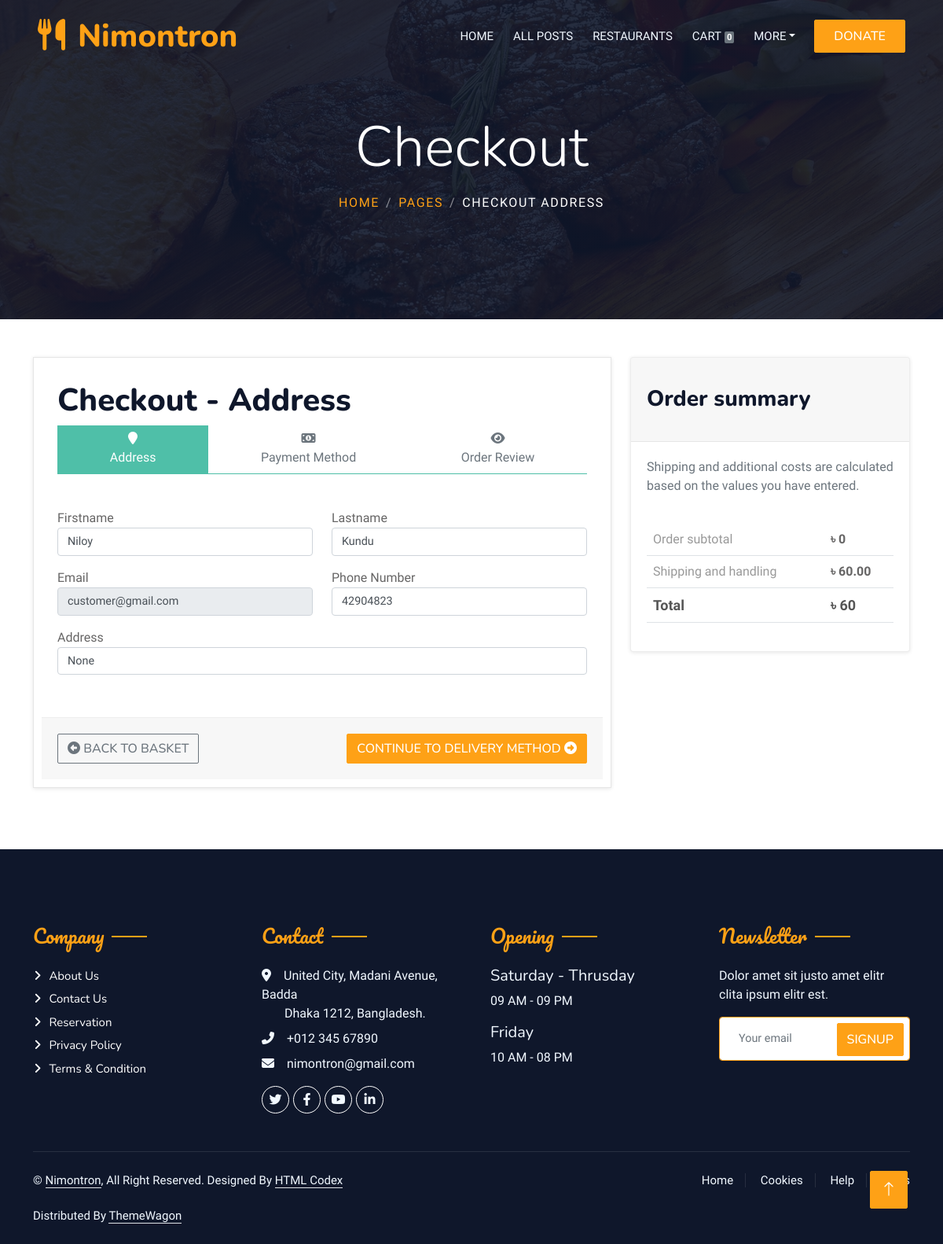
The app's page /customer_checkout_address (signed in) with its own data.
### customers/models.py (models this page shows, shortened)
class Customer(models.Model):
    user = models.ForeignKey(User, on_delete=models.CASCADE)
    contact_no = models.CharField(max_length=15, null=True)
    image = models.FileField(null=True)
    address = models.CharField(max_length=100, null=True)
    gender = models.CharField(max_length=10, null=True)
    type = models.CharField(max_length=15, null=True)

### customers/views.py (the view)
# urls.py: path('customer_checkout_address', views.customer_checkout_address, name='customer_checkout_address'),
def customer_checkout_address(request):
    if not request.user.is_authenticated:
        return redirect('customer:login_as')
    temp['title'] = 'Checkout'
    temp['sub_title'] = 'checkout address'
    customer = Customer.objects.filter(user=request.user)
    cart_items = Cart.objects.filter(user=request.user)
    temp['customer'] = customer
    temp['cart'] = navCart(request)
    price = 0
    for i in cart_items:
        price = price + i.total_sub_price
    temp['price'] = price
    temp['total_price'] = 60 + price
    return render(request, 'customers/customer_checkout_address.html', temp)

### customers/views.py (called while the page is built)
def navCart(request):
    user=request.user
    cart = Cart.objects.filter(user=user).count()
    return cart

### customers/templates/customers/customer_checkout_address.html (shortened to what this page needs)
{% include 'customers/customer_header.html' %}
{% load static %}
<link rel="stylesheet" href="{% static 'customers/css/style.default.css' %}">
<div id="all">
    <div id="content">
      <div class="container">
        <div class="row">
          <div id="checkout" class="col-lg-8">
            <div class="box">
              <form method="POST" action="{% url 'customers:customer_payment_method' %}">
                <h1>Checkout - Address</h1>
                <div class="nav flex-column flex-md-row nav-pills text-center">
                    <a href="checkout1.html" class="nav-link flex-sm-fill text-sm-center active">
                        <i class="fa fa-map-marker">                  </i>Address
                    </a>
                    <a href="#" class="nav-link flex-sm-fill text-sm-center disabled">
                        <i class="fa-solid fa-money-bill-1"></i>Payment Method
                    </a>
                    <a href="#" class="nav-link flex-sm-fill text-sm-center disabled">
                        <i class="fa fa-eye"></i>Order Review</a>
                    </div>
                <div class="content py-3">
                  {% for i in customer %}
                    <div class="row py-2">
                        <div class="col-md-6">
                            <div class="form-group">
                                    <label for="firstname">Firstname</label>
                                    <input name="firstname" required type="text" value="{{ i.user.first_name }}" class="form-control">
                            </div>
                        </div>
                        <div class="col-md-6">
                            <div class="form-group">
                                <label for="lastname">Lastname</label>
                                <input name="lastname" required type="text" value="{{ i.user.last_name }}"  class="form-control">
                            </div>
                        </div>
                    </div>
                    <div class="row py-2">
                      <div class="col-md-6">
                          <div class="form-group">
                              <label for="email">Email</label>
                              <input name="email" value="{{ i.user.username }}" disabled type="text" class="form-control">
                          </div>
                      </div>
                        <div class="col-md-6">
                            <div class="form-group">
                                <label for="phone">Phone Number</label>
                                <input name="phone" required value="{{ i.contact_no }}" type="text" class="form-control">
                            </div>
                        </div>
                    </div>
                  <div class="row py-2">
                    <div class="col-md-12">
                        <div class="form-group">
                            <label for="address">Address</label>
                            <input name="address" required value="{{ i.address }}" type="text" class="form-control">
                        </div>
                    </div>
                </div>
                </div>
                <div class="box-footer d-flex justify-content-between"><a href="{% url 'customers:customer_view_cart' %}" class="btn btn-outline-secondary"><i class="fa-solid fa-circle-left"></i> Back to Basket</a>
                  <button type="submit" class="btn btn-primary">Continue to Delivery Method <i class="fa-solid fa-circle-right"></i></button>
                </div>
              </form>
            </div>
            {% endfor %}
          </div>
          <div class="col-lg-4">
            <div id="order-summary" class="card">
              <div class="card-header">
                <h3 class="mt-4 mb-4">Order summary</h3>
              </div>
              <div class="card-body">
                <p class="text-muted">Shipping and additional costs are calculated based on the values you have entered.</p>
                <div class="table-responsive">
                  <table class="table">
                    <tbody>
                      <tr>
                        <td>Order subtotal</td>
                        <th>&#2547; {{ price }}</th>
                      </tr>
                      <tr>
                        <td>Shipping and handling</td>
                        <th>&#2547; 60.00</th>
                      </tr>
                      <tr class="total">
                        <td>Total</td>
                        <th>&#2547; {{ total_price }}</th>
                      </tr>
                    </tbody>
                  </table>
                </div>
              </div>
            </div>
          </div>
        </div>
      </div>
    </div>
  </div>
{% include 'customers/customer_footer.html' %}

### customers/static/customers/css/style.css (style rules this page uses)
:root { --primary: #FEA116; --light: #F1F8FF; --dark: #0F172B; }
.btn { font-family: 'Nunito', sans-serif; font-weight: 500; text-transform: uppercase; transition: .5s; }
.btn.btn-primary, .btn.btn-secondary { color: #FFFFFF; }

### customers/static/customers/css/style.default.css (style rules this page uses)
.box { background: #fff; margin: 0 0 30px; border: solid 1px #e6e6e6; padding: 30px; -webkit-box-shadow: 0 1px 5px rgba(0, 0, 0, 0.1); box-shadow: 0 1px 5px rgba(0, 0, 0, 0.1); }
.box .box-footer { clear: both; background: #f7f7f7; margin: 30px -20px -20px; padding: 20px; border-top: solid 1px #eee; }
#content #checkout .nav { margin-bottom: 20px; border-bottom: solid 1px #4fbfa8; }
#content #checkout .nav a { display: block; height: 100%; }
#content #checkout .nav a i { display: block; margin-bottom: 5px; }
#content #order-summary table { margin-top: 20px; }
#content #order-summary table td { color: #999; }
#content #order-summary table tr.total td, #content #order-summary table tr.total th { font-size: 1.125rem; color: #555; font-weight: 700; }
.form-control { padding: 0.375rem 0.75rem; font-size: 0.9rem; line-height: 1.5; color: #495057; background-color: #fff; border: 1px solid #ced4da; border-radius: 0.25rem; -webkit-transition: border-color 0.15s ease-in-out, -webkit-box-shadow 0.15s ease-in-out; transition: border-color 0.15s ease-in-out, -webkit-box-shadow 0.15s ease-in-out; transition: border-color 0.15s ease-in-out, box-shadow 0.15s ease-in-out; transition: border-color 0.15s ease-in-out, box-shadow 0.15s ease-in-out, -webkit-box-shadow 0.15s ease-in-out; }
.form-control::placeholder { color: #6c757d; }
.form-control:disabled, .form-control[readonly] { background-color: #e9ecef; }
.nav-link { padding: 0.5rem 1rem; }
.nav-link.disabled { color: #6c757d; }
.nav-pills .nav-link { border-radius: 0; }
.nav-pills .nav-link.active, .nav-pills .show > .nav-link { color: #fff; background-color: #4fbfa8; }
.card { background-color: #fff; border: 1px solid rgba(0, 0, 0, 0.07); border-radius: 0.25rem; -webkit-box-shadow: 0 1px 5px rgba(0, 0, 0, 0.1); box-shadow: 0 1px 5px rgba(0, 0, 0, 0.1); }
.card-body { padding: 1.25rem; }
.card-header { padding: 0.75rem 1.25rem; background-color: rgba(0, 0, 0, 0.03); border-bottom: 1px solid rgba(0, 0, 0, 0.07); }
.card-header:first-child { border-radius: calc(0.25rem - 1px) calc(0.25rem - 1px) 0 0; }

### records on screen
Customer: firstname "Niloy", lastname "Kundu", email "customer@gmail.com", phone "42904823", address "None"

### other values on screen
{{ name }} "Nimontron"
{{ cart }} "0"
{{ title }} "Checkout"
{{ sub_title }} "CHECKOUT ADDRESS"
{{ price }} "0"
{{ total_price }} "60"
